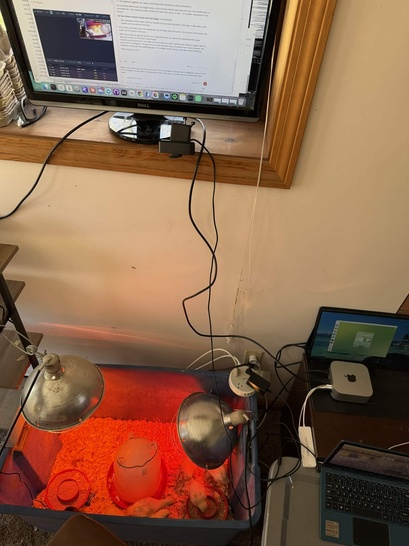
#> input picture docs/09-Apr-2026-command-center-closeup.jpg, 409 x 546 px, shrunk from 1215 x 1620 before the run
$ python -i kaggle-s7-package.py   (imports and definitions only)
#> lines starting #> are read from the running program, lines starting #| are printed output that depends on the picture
#!/usr/bin/env python3
# Author: Claude Sonnet 5.5 Medium
# Date: 07-November-2026 (first written 06-November-2026)
# PURPOSE: Build the Kaggle package for the S7 reaction dataset (plans:
#          docs/06-Nov-2026-kaggle-s7-dataset-publish-plan.md and
#          docs/07-Nov-2026-kaggle-s7-usability-and-honesty-plan.md) and verify it from disk.
#          Input : s7_posts_labelled.csv (built by scripts/s7-reaction-dataset.py) and
#                  fill_measured.csv (scripts/s7-measured-fill.py), both on the SSD, plus the
#                  archive pictures under /Volumes/Team 4TB/data/farm-guardian/, the archive's
#                  reaction counts (guardian.db, read-only) and the AI spot-check results saved
#                  under <SSD folder>/spot-check/.
#          Output: <SSD folder>/kaggle-package/ with labels.csv, caption_spot_check.csv,
#                  images/YYYY-MM/<frame_id>.jpg, README.md (the card), dataset-metadata.json
#                  (the file `kaggle datasets version` reads); and package_report.txt beside it.
#                  <SSD folder>/kaggle-meta/ holds what the Kaggle page needs but the version
#                  upload cannot carry: dataset-metadata.json in the `metadata --update` shape
#                  (private flag, long license name, sources, update frequency, file notes),
#                  provenance-sources.txt, provenance-methodology.txt and column-descriptions.json
#                  (column notes are typed into the page: the upload route does not store them).
#          07-Nov-2026 changes: reaction_people (distinct non-bot people who reacted, read from
#          the archive, never from Discord); caption_spot_check.csv and the honesty section of the
#          card; provenance text from docs/07-Nov-2026-kaggle-s7-dataset-provenance.md; file and
#          column descriptions; Kaggle column types limited to string/numeric/datetime.
#          What it does, in order:
#            1. keeps confidently linked posts made on or before the label cutoff (younger posts
#               have not had time to collect a reaction, so their zeros are not labels yet);
#            2. collapses to one row per frame (reacted if ANY post of that frame was reacted to);
#            3. drops the columns that would leak or mislead: link_method (every reacted row was
#               linked by the stamped message id, so it predicts the label perfectly), msg_id,
#               posted_at, and the two columns that are constant because of the posting gate;
#            4. adds measured_fill_pct, a rollout_day flag and a split by whole calendar days
#               shuffled within each scoring era (frames seconds apart are near-duplicates, so a
#               random split would inflate every score);
#            5. clone-copies the pictures (same volume, no extra space), scrubbing metadata only
#               if a file actually carries some;
#            6. renders the card (docs/06-Nov-2026-kaggle-s7-dataset-card.md) with the counts and
#               baseline tables computed from the shipped table, so the numbers cannot drift;
#            7. re-reads the finished package and fails loudly on any inconsistency.
#          Reads the archive and guardian data read-only. Never touches Discord, LM Studio, the
#          pipeline, or the internal disk (Boss directive: big data on /Volumes/Team 4TB).
# SRP/DRY check: Pass - reuses the two existing builders' CSV outputs instead of re-linking posts
#                or re-measuring fill; era dates and rollout days are the ones fill-first-replay.py
#                uses (kept in sync by the constants below, with the source named).
# Usage: /Users/macmini/GitHub/farm-guardian/venv/bin/python scripts/kaggle-s7-package.py

from __future__ import annotations

import csv
import json
import logging
import random
import re
import shutil
import sqlite3
import subprocess
import sys
from collections import Counter, defaultdict
from datetime import datetime
from pathlib import Path
from zoneinfo import ZoneInfo

from PIL import Image

log = logging.getLogger("kaggle_s7_package")

REPO = Path(__file__).resolve().parent.parent
BASE_DIR = Path("/Volumes/Team 4TB/kaggle/s7-reaction-20261105")
PACKAGE_DIR = BASE_DIR / "kaggle-package"
REPORT_PATH = BASE_DIR / "package_report.txt"
LABELLED_CSV = BASE_DIR / "s7_posts_labelled.csv"
FILL_CSV = BASE_DIR / "fill_measured.csv"
IMAGE_ROOT = Path("/Volumes/Team 4TB/data/farm-guardian")
CARD_TEMPLATE = REPO / "docs" / "06-Nov-2026-kaggle-s7-dataset-card.md"
PROVENANCE_DOC = REPO / "docs" / "07-Nov-2026-kaggle-s7-dataset-provenance.md"
# data/ is gitignored, so the live archive lives only in the main checkout, not in this worktree
# (same path scripts/s7-reaction-dataset.py uses).
GUARDIAN_DB = Path("/Users/macmini/GitHub/farm-guardian/data/guardian.db")
SPOT_DIR = BASE_DIR / "spot-check"  # caption-check.json, orientation-check.json, sample-master.json
META_DIR = BASE_DIR / "kaggle-meta"

KAGGLE_OWNER = "markbarney"
KAGGLE_SLUG = "s7-chicken-photo-reactions"
KAGGLE_TITLE = "Chicken & Turkey Photos Labelled by Chat Reactions"
LICENSE_NAME = "CC-BY-4.0"  # how the card and `datasets version` spell it
# `datasets metadata --update` rejects the short spelling ("invalid license"); the page shows this one.
LICENSE_LONG_NAME = "Attribution 4.0 International (CC BY 4.0)"
UPDATE_FREQUENCY = "never"  # a frozen snapshot; the owner can change it on the page
# Spot-checked frames that show a person: 2522037 (a man's face, clearly), 1671839 (torso and legs) and
# 1464572 (a person bending behind the fence), all opened by hand on 07-Nov-2026. A floor: the readers
# were never asked to look for people, so two came from passing notes and one from a person detector.
N_PEOPLE_SEEN = 3
MAIN_VLM_MODEL = "qwen/qwen3-vl-4b"
# "birds" is not a Kaggle tag (the 06-Nov-2026 rehearsal upload said so); unknown tags are skipped.
KEYWORDS = ["animals", "image", "agriculture", "computer vision"]

# Posts are labelled once the reaction sync has had a week; younger posts' zeros are not labels.
# Same cutoff fill-first-replay.py uses (LABEL_CUTOFF_DATE).
LABEL_CUTOFF_DATE = "2026-10-29"
CONFIDENT_LINKS = {"exact_stamp", "time_score_unique", "caption_tiebreak"}
# Rollout days (capture date, UTC): the score formula changed mid-day, so frames from these days
# mix old and new scoring. 12-Aug, 19-Sep and 2-Oct are the days fill-first-replay.py leaves out of
# the era analysis. 7-Aug (lowest allowed score 70 -> 65) and 8-Aug (formula rewritten, v2.68.0)
# were added after the 06-Nov-2026 review showed the earliest era is not one regime.
ROLLOUT_DAYS = {"2026-08-07", "2026-08-08", "2026-08-12", "2026-09-19", "2026-10-02"}
# The source table calls the earliest era pre_floor_80, which reads backwards to a stranger.
ERA_RENAME = {"pre_floor_80": "early_older_rules"}
ERA_ORDER = ["early_older_rules", "A_no_fill", "B1_vlm_fill", "B2_measured_fill"]
# The detector's status words are internal; "too dark" is a gate label that does not always
# match how bright the picture looks, so the shipped words say what happened, not why.
FILL_STATUS_RENAME = {"ok": "ok", "no_confident_box": "no_bird_detected",
                      "abstained:too_dark_to_gate": "skipped_dark_gate"}
# Captions where the model echoed its own instructions, or slipped into another script.
# These are blanked (and counted on the card) rather than shipped.
LEAK_PATTERN = re.compile(r"BIRDCATRAZ:|\b\d{4}-\d{2}-\d{2} to\b|s7-cam", re.I)
FOREIGN_SCRIPT = re.compile(r"[\u00c0-\u00d6\u00d8-\u00f6\u00f8-\u024fЀ-ӿ؀-ۿḀ-ỿ　-鿿가-힯]")

SPLIT_SEED = 20261106
VAL_SHARE = 0.15
TEST_SHARE = 0.15
LOCAL_TZ = ZoneInfo("America/New_York")  # the farm's day, so an evening is not cut at UTC midnight

# Columns in the shipped table, in order. Anything not listed here is not shipped.
OUT_COLUMNS = [
    "frame_id", "image", "captured_at", "day", "scoring_era", "rollout_day", "split", "reacted", "reaction_people",
    "score", "composition", "scene", "lighting", "activity", "bird_count",
    "expression_score", "detail_score",
    "subject_coverage_pct", "largest_subject_pct", "measured_fill_pct", "fill_status", "caption",
]
# bird_face_visible is gone: it is 1 on every row (a consequence of the posting gate), so it is a
# constant dressed up as a feature. verify_package also fails on any constant shipped column.
# standout_bird: true on all but 10 of the 1,987 rows that have it, blank before 21 Sep 2026, so it only marks the date.
FORBIDDEN_COLUMNS = {"link_method", "msg_id", "posted_at", "share_worth", "image_quality",
                     "frame_row_id", "image_path", "bird_face_visible", "standout_bird"}
SCHEMA = [  # (name, type, description) for dataset-metadata.json; kept beside OUT_COLUMNS
    ("frame_id", "numeric", "Row number of the frame in the farm's archive; the join key. It rises with capture time, so use it to join, not as a feature."),
    ("image", "string", "Path of the picture relative to the dataset root, images/YYYY-MM/<frame_id>.jpg."),
    ("captured_at", "datetime", "When the phone captured the frame (UTC)."),
    ("day", "string", "US Eastern calendar date of capture (the farm's local day), YYYY-MM-DD. Group by this, not by the UTC date in captured_at: the suggested split uses these days."),
    ("scoring_era", "string", "Which scoring rules were live: early_older_rules, A_no_fill, B1_vlm_fill, B2_measured_fill. Never pool score or any vision-model column across eras. The vision-model prompt also changed on 6 August and 21 September, inside eras, so model columns can step on those days."),
    ("rollout_day", "numeric", "1 on days a scoring change went live part-way through the day (old and new rules mixed), else 0. Dated by the UTC capture date, so it can differ from day on a couple of frames."),
    ("split", "string", "Suggested split: train, val or test. Whole US Eastern calendar days, so no day is in two folds."),
    ("reacted", "numeric", "The label. 1 if at least one person reacted to the post of this frame, 0 if no reaction was recorded (not the same as a dislike)."),
    ("reaction_people", "numeric", "Part of the label, never an input: how many different people reacted to the post (0 to 3). Zero exactly when reacted is 0. Who reacted is not kept."),
    ("score", "numeric", "The 0-100 score printed on the post (visible to the person reacting). Computed by the farm's pipeline from the vision model's sub-scores and a fill term, not written by the model and not a human label."),
    ("composition", "string", "Vision model's framing label: portrait, group or wide. Unchecked guess."),
    ("scene", "string", "Vision model's scene label; mostly birdcatraz, the poultry enclosure. Not a reliable screen."),
    ("lighting", "string", "Vision model's lighting label; almost always natural-good."),
    ("activity", "string", "Vision model's activity label (none-visible, drinking, eating, ...). Unchecked guess."),
    ("bird_count", "numeric", "Vision model's bird count. In a spot check it was within one bird of the average of two AI readers' own counts for most frames."),
    ("expression_score", "numeric", "Vision model sub-score; observed range 10-30. Unchecked guess."),
    ("detail_score", "numeric", "Vision model sub-score; observed range 15-25."),
    ("subject_coverage_pct", "numeric", "Vision model's guess of how much of the frame the birds fill. Runs high next to measured_fill_pct."),
    ("largest_subject_pct", "numeric", "Vision model's guess of how much the largest bird fills."),
    ("measured_fill_pct", "numeric", "Detector-measured share of the frame the birds fill. Blank when fill_status is not ok."),
    ("fill_status", "string", "ok; no_bird_detected (the detector found no confident bird box); skipped_dark_gate (the detector's brightness gate skipped the frame)."),
    ("caption", "string", "Caption the vision model wrote for the post. Often wrong: a spot check by AI readers found most sampled captions made a claim the picture contradicts, most often that a bird looks at the camera. Early captions can be cut off mid-sentence, many repeat verbatim, a few are blank."),
]

# Kaggle accepts only string, numeric, boolean and datetime as column types; "integer" is not one of
# them (the 07-Nov-2026 rehearsal), so whole numbers are declared numeric above.

# caption_spot_check.csv: the AI spot check (frames sampled 40 per era), one row per checked frame.
SPOT_COLUMNS = ["frame_id", "caption_claims_eye_contact", "caption_eye_contact_wrong", "caption_species_wrong",
                "caption_other_claim_wrong", "caption_any_claim_wrong", "main_bird_orientation",
                "readers_split_on_caption", "readers_split_on_orientation"]
SPOT_SCHEMA = [
    ("frame_id", "numeric", "Joins to frame_id in labels.csv."),
    ("caption_claims_eye_contact", "numeric", "1 if the caption says or implies a bird looks at the camera or lens, else 0."),
    ("caption_eye_contact_wrong", "numeric", "1 if the caption claims eye contact and the readers found the bird was not facing the lens; 0 if the claim held; blank if the caption makes no such claim."),
    ("caption_species_wrong", "numeric", "1 if the caption names a species (in practice a turkey, always a background bird) that the readers could not find in the picture, else 0. The readers were not always sure."),
    ("caption_other_claim_wrong", "numeric", "1 if some other specific claim in the caption (activity, object, colour, count, sharpness) is plainly contradicted by the picture, else 0."),
    ("caption_any_claim_wrong", "numeric", "1 if any of the three caption_*_wrong flags is 1, else 0."),
    ("main_bird_orientation", "string", "Blind reading of the most prominent bird, made without seeing the caption (so not always the bird the caption describes): facing_lens, three_quarter, side_profile, rear_view, head_down or hidden_or_blurred."),
    ("readers_split_on_caption", "numeric", "1 if the first two AI readers disagreed about whether a caption claim held or was contradicted and a third reader decided, else 0."),
    ("readers_split_on_orientation", "numeric", "1 if the first two AI readers disagreed on the orientation and a third reader decided, else 0."),
]
# caption_spot_check_readers.csv: every AI reader's own answers, one row per frame per pass per reader,
# so nothing the readers produced is thrown away (the other file holds only the settled result).
READERS_COLUMNS = ["frame_id", "pass", "reader", "caption_claims_eye_contact", "bird_faces_lens", "species_named",
                   "species_found", "visible_bird_count", "other_claim_contradicted", "main_bird_orientation",
                   "main_bird_kind", "note"]
READERS_SCHEMA = [
    ("frame_id", "numeric", "Joins to frame_id in labels.csv."),
    ("pass", "string", "caption_check: the reader saw the caption beside the picture. blind_orientation: the reader saw only the picture."),
    ("reader", "string", "A or B: the first two independent readers. C: the third reader, asked only where A and B disagreed."),
    ("caption_claims_eye_contact", "numeric", "caption_check only: 1 if the reader judged the caption says or implies a bird looks at the camera, else 0."),
    ("bird_faces_lens", "string", "caption_check only: yes, no or unclear. Whether the bird the caption means actually faces the lens."),
    ("species_named", "string", "caption_check only: the species the caption names: chicken, turkey, both, other or none."),
    ("species_found", "string", "caption_check only: yes, no or unclear. Whether the species the caption names is really in the picture."),
    ("visible_bird_count", "numeric", "caption_check only: the reader's own count of whole or mostly visible birds, -1 if unsure."),
    ("other_claim_contradicted", "numeric", "caption_check only: 1 if the reader judged some other caption claim plainly contradicted by the picture, else 0."),
    ("main_bird_orientation", "string", "blind_orientation only: facing_lens, three_quarter, side_profile, rear_view, head_down or hidden_or_blurred."),
    ("main_bird_kind", "string", "blind_orientation only: chicken, turkey or unclear."),
    ("note", "string", "The reader's own short note. Not recorded for reader C in the blind pass."),
]
ORIENTATIONS = ["facing_lens", "three_quarter", "side_profile", "rear_view", "head_down", "hidden_or_blurred"]
FILE_NOTES = {
    "labels.csv": "One row per picture: the label (reacted, reaction_people), the vision model's descriptions and scores, the measured bird coverage and a suggested split by whole days.",
    "caption_spot_check.csv": "AI spot check of 160 sampled captions against their pictures: whether the caption's eye-contact, species and other claims held, and which way the main bird faces (read blind to the caption). Joins to labels.csv on frame_id.",
    "caption_spot_check_readers.csv": "Every AI reader's own answers behind caption_spot_check.csv: for each of the 160 frames, the first two readers' answers in both passes and the third reader's where they disagreed, with each reader's short note.",
    "README.md": "The dataset card: how to read the label, why the written descriptions are often wrong, scoring eras, the suggested split, baselines and caveats.",
}


def utc_date(timestamp: str) -> str:
    return timestamp[:10]


def local_date(timestamp: str) -> str:
    return datetime.fromisoformat(timestamp).astimezone(LOCAL_TZ).date().isoformat()


def to_flag(value: str) -> str:
    """'True'/'False' text from the source table -> 1/0; anything else stays blank (not recorded)."""
    return {"True": "1", "False": "0"}.get(value, "")


# ---------------------------------------------------------------- table


# [165 lines left out: functions load_frames, attach_reaction_people, assign_split, copy_pictures, auc, not called in this run]


def baseline_table(frames: list[dict]) -> str:
    """Per era: frames, reacted share, and how well score / measured fill / model fill rank reacted."""
    lines = ["| Scoring era | Frames | Reacted | Score | Measured fill (no bird detected = 0) | Measured fill (model's guess when no bird detected) | Model's fill guess |",
             "|---|---|---|---|---|---|---|"]
    for era in ERA_ORDER:
        rows = [f for f in frames if f["scoring_era"] == era and f["rollout_day"] == "0"]
        label = lambda f: int(f["reacted"])  # noqa: E731
        # [5 lines left out: function value, not called in this run]
        scores = auc([(float(f["score"]), label(f)) for f in rows])
        measured = auc(value("measured_fill_pct"))
        measured_fb = auc(value("measured_fill_pct", "subject_coverage_pct"))
        model_fill = auc(value("subject_coverage_pct"))
        reacted = sum(label(f) for f in rows)
        fmt = lambda x: "-" if x is None else f"{x:.2f}"  # noqa: E731
        lines.append(f"| {era} | {len(rows)} | {reacted} ({100 * reacted / len(rows):.0f}%) | "
                     f"{fmt(scores)} | {fmt(measured)} | {fmt(measured_fb)} | {fmt(model_fill)} |")
    return "\n".join(lines)


# [44 lines left out: functions era_table, day_stats, no_bird_stats, test_days_by_era, split_table, not called in this run]


# ---------------------------------------------------------------- AI spot check


def flag(value) -> str:
    """True/False/None from the reader files -> 1/0/blank."""
    return "" if value is None else ("1" if value else "0")


# [75 lines left out: functions load_spot_check, write_spot_check, readers_rows, write_readers, not called in this run]


def percent(part: int, whole: int) -> str:
    return f"{100 * part / whole:.0f}%"


# [326 lines left out: functions spot_values, people_values, bird_count_values, write_table, render_card, provenance_sections and 3 more, not called in this run]


# [2 lines not run here, left out]

>>> import cv2
>>> picture = cv2.imread('../docs/09-Apr-2026-command-center-closeup.jpg', cv2.IMREAD_GRAYSCALE)
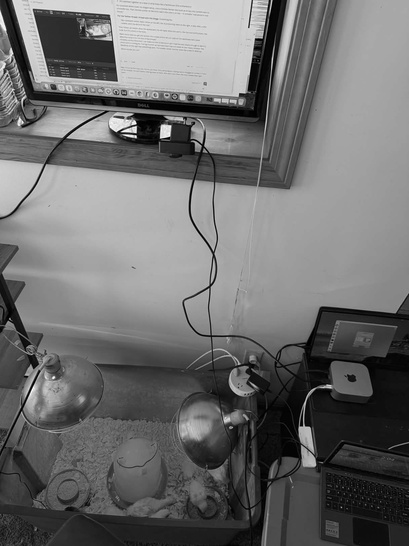
#> picture: shape (546, 409); min 0, max 255, mean 109.5
#> after the loop in baseline_table, `for era in ERA_ORDER:`: lines = 2 items
#> (the run stopped early here; a loop or call above may not have finished)
